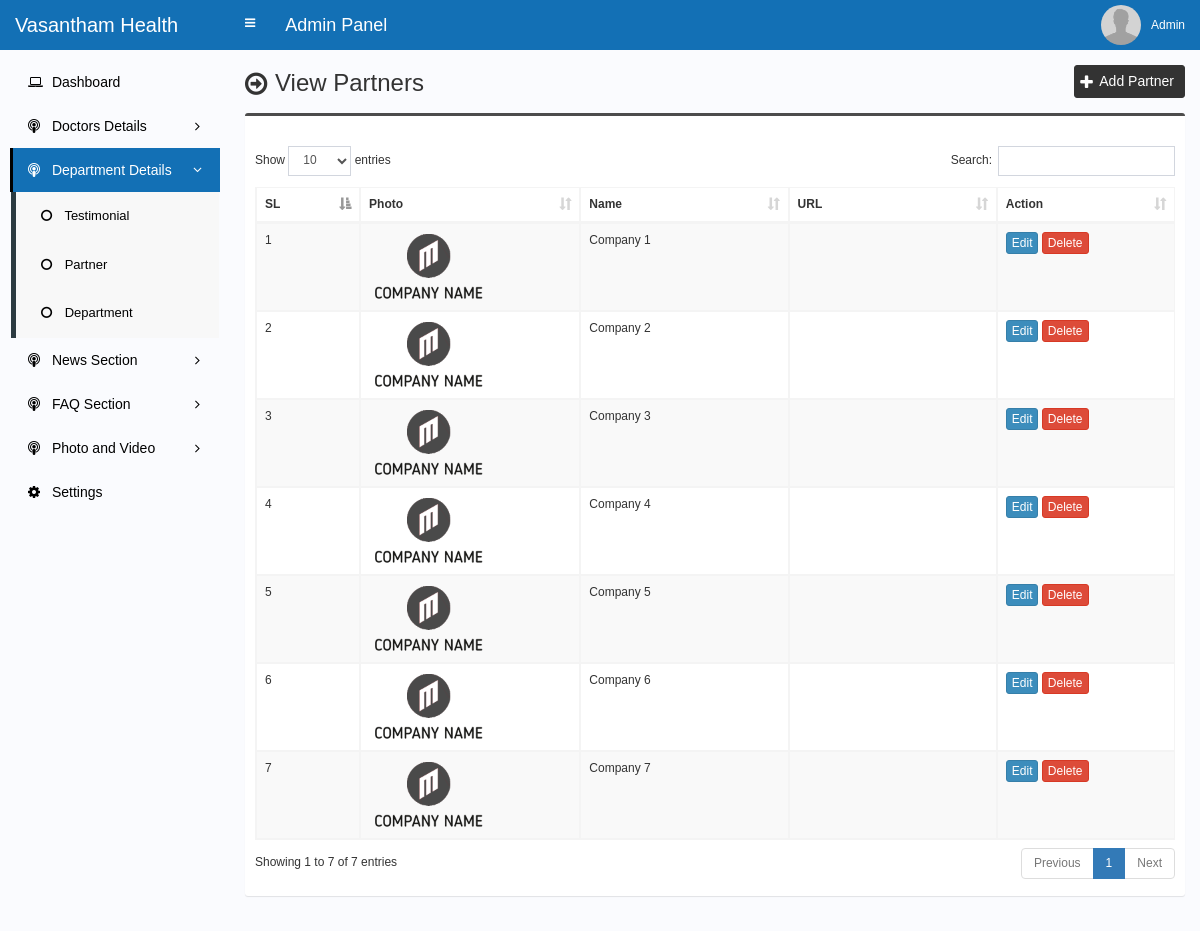
/admin/partner.php (signed in), run on the app's committed database.
### tables this page shows
CREATE TABLE `partner` (
  `id` int(11) NOT NULL,
  `name` varchar(255) NOT NULL,
  `url` varchar(255) NOT NULL,
  `photo` varchar(255) NOT NULL
);

### admin/partner.php (the view, shortened to what this page needs)
<?php require_once('header.php'); ?>
<section class="content-header">
	<div class="content-header-left">
		<h1>View Partners</h1>
	</div>
	<div class="content-header-right">
		<a href="partner-add.php" class="btn btn-primary btn-sm">Add Partner</a>
	</div>
</section>
<section class="content">
	<div class="row">
		<div class="col-md-12">
			<div class="box box-info">
				<div class="box-body table-responsive">
					<table id="example1" class="table table-bordered table-striped">
						<thead>
							<tr>
								<th width="30">SL</th>
								<th>Photo</th>
								<th width="100">Name</th>
								<th width="100">URL</th>
								<th width="80">Action</th>
							</tr>
						</thead>
						<tbody>
							<?php
							$i=0;
							$statement = $pdo->prepare("SELECT
														id,
														name,
														url,
														photo
							                           	FROM partner
							                           	");
							$statement->execute();
							$result = $statement->fetchAll(PDO::FETCH_ASSOC);
							foreach ($result as $row) {
								$i++;
								?>
								<tr>
									<td><?php echo $i; ?></td>
									<td style="width:130px;"><img src="<?php echo BASE_URL; ?>assets/uploads/<?php echo $row['photo']; ?>" alt="<?php echo $row['name']; ?>" style="width:120px;"></td>
									<td><?php echo $row['name']; ?></td>
									<td><?php echo $row['url']; ?></td>
									<td>
										<a href="partner-edit.php?id=<?php echo $row['id']; ?>" class="btn btn-primary btn-xs">Edit</a>
										<a href="#" class="btn btn-danger btn-xs" data-href="partner-delete.php?id=<?php echo $row['id']; ?>" data-toggle="modal" data-target="#confirm-delete">Delete</a>
									</td>
								</tr>
								<?php
							}
							?>
						</tbody>
					</table>
				</div>
			</div>
		</div>
	</div>
</section>
<?php require_once('footer.php'); ?>

### admin/style.css (style rules this page uses)
body { font-size: 12px; font-family: 'verdana', sans-serif; }
.content-header>h1, .content-header .content-header-left h1 { font-family: 'verdana', sans-serif; }
.box-info { padding-top: 20px; }
.content-header { overflow: hidden; }
.content-header .content-header-left { float: left; padding-top: 5px; }
.content-header .content-header-right { float: right; }
.content-header .content-header-left h1 { margin-top: 0; margin-bottom: 0; padding-left: 30px; font-size: 24px; position: relative; }
.content-header .content-header-left h1:before { position: absolute; top: 0; left: 0; font-family: 'FontAwesome', sans-serif; font-size: 26px; content: '\f18e'; }
.content-header .content-header-right a { position: relative; padding-left: 24px; font-size: 14px; }
.content-header .content-header-right a:before { position: absolute; top: 4px; left: 5px; font-family: 'FontAwesome', sans-serif; font-size: 16px; content: '\f067'; }
.box.box-info { border-top-color: #4c4c4c; }
.content-header .content-header-right a { background-color: #333333; border-color: #333333; }

### data on the page
partner: photo (picture), name "Company 1"
partner: photo (picture), name "Company 2"
partner: photo (picture), name "Company 3"
partner: photo (picture), name "Company 4"
partner: photo (picture), name "Company 5"
partner: photo (picture), name "Company 6"
partner: photo (picture), name "Company 7"

### other printed values
$_SESSION['user']['full_name'] "Admin"
